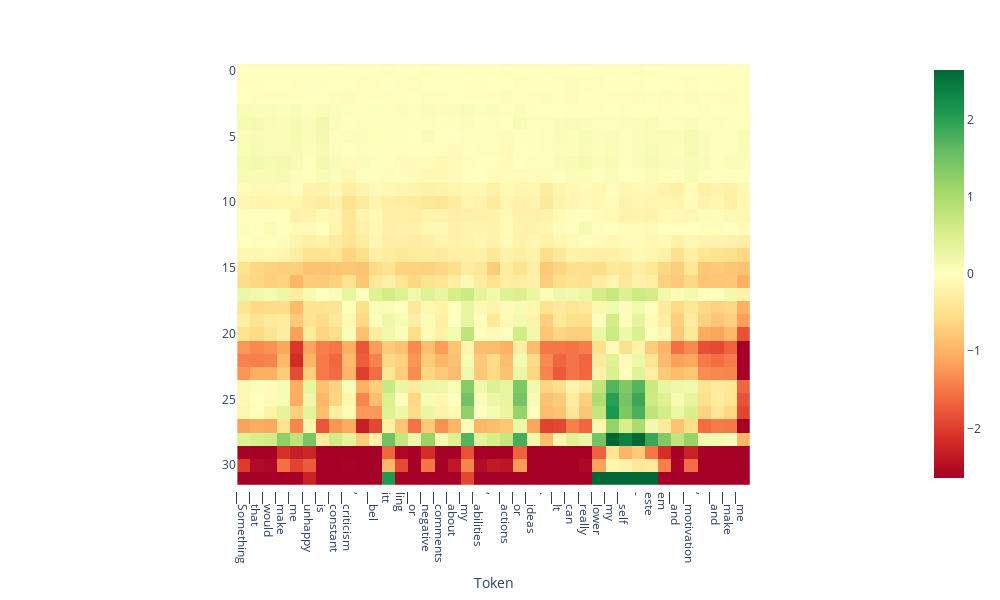

Here is the notebook cell this chart was saved with:
### Code cell
from lmdoctor.plot_utils import plot_projection_heatmap
tokens = tokenizer.tokenize(output['text'])
ld.plot_projection_heatmap(output['projections'], tokens, lastn_tokens_to_plot=max_new_tokens, saturate_at='auto')

### Figure 1 — Plotly figure (JSON) as saved in the notebook; plotly's stock layout.template omitted (floating-point values rounded to 4 significant figures; data arrays with more than 128 entries replaced by an {"elided": "..."} marker saying what was removed)
{"data": [{"coloraxis": "coloraxis", "hovertemplate": "Token: %{x}<br>y: %{y}<br>color: %{z}<extra></extra>", "name": "0", "type": "heatmap", "xaxis": "x", "yaxis": "y", "z": {"elided": "32x39 float values"}}], "layout": {"coloraxis": {"cmax": 2.64, "cmin": -2.64, "colorscale": [[0, "rgb(165,0,38)"], [0.1, "rgb(215,48,39)"], [0.2, "rgb(244,109,67)"], [0.3, "rgb(253,174,97)"], [0.4, "rgb(254,224,139)"], [0.5, "rgb(255,255,191)"], [0.6, "rgb(217,239,139)"], [0.7, "rgb(166,217,106)"], [0.8, "rgb(102,189,99)"], [0.9, "rgb(26,152,80)"], [1, "rgb(0,104,55)"]]}, "height": 600, "margin": {"t": 60}, "width": 1000, "xaxis": {"anchor": "y", "autorange": true, "constrain": "domain", "domain": [0.1901, 0.8099], "range": [-0.5, 38.5], "scaleanchor": "y", "ticktext": ["▁Something", "▁that", "▁would", "▁make", "▁me", "▁unhappy", "▁is", "▁constant", "▁criticism", ",", "▁bel", "itt", "ling", "▁or", "▁negative", "▁comments", "▁about", "▁my", "▁abilities", ",", "▁actions", "▁or", "▁ideas", ".", "▁It", "▁can", "▁really", "▁lower", "▁my", "▁self", "-", "este", "em", "▁and", "▁motivation", ",", "▁and", "▁make", "▁me", "▁feel"], "tickvals": [0, 1, 2, 3, 4, 5, 6, 7, 8, 9, 10, 11, 12, 13, 14, 15, 16, 17, 18, 19, 20, 21, 22, 23, 24, 25, 26, 27, 28, 29, 30, 31, 32, 33, 34, 35, 36, 37, 38, 39], "title": {"text": "Token"}}, "yaxis": {"anchor": "x", "autorange": true, "constrain": "domain", "domain": [0, 1], "range": [31.5, -0.5]}}}
